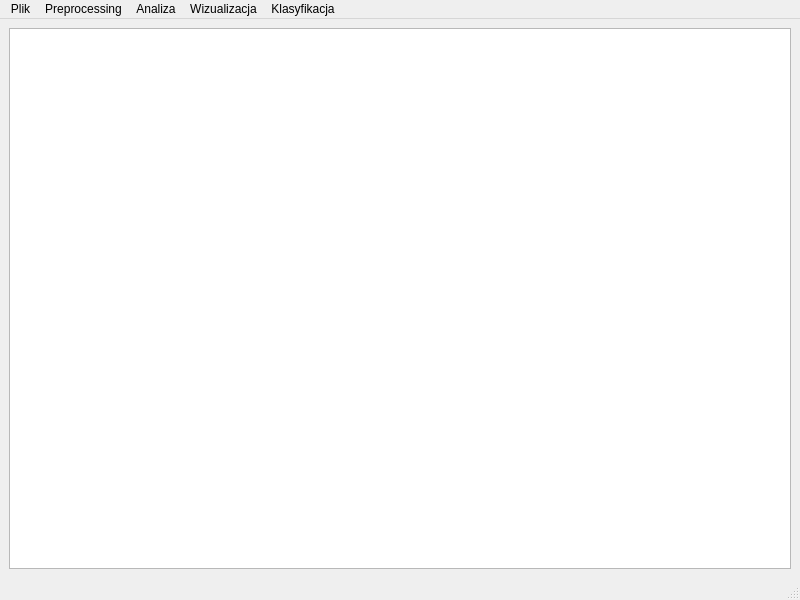
<?xml version="1.0" encoding="UTF-8"?>
<ui version="4.0">
 <class>MainWindow</class>
 <widget class="QMainWindow" name="MainWindow">
  <property name="geometry">
   <rect>
    <x>0</x>
    <y>0</y>
    <width>800</width>
    <height>600</height>
   </rect>
  </property>
  <property name="windowTitle">
   <string>Data Classification</string>
  </property>
  <widget class="QWidget" name="centralwidget">
   <layout class="QHBoxLayout" name="horizontalLayout_2">
    <item>
     <widget class="QTableView" name="tableView">
      <property name="frameShadow">
       <enum>QFrame::Raised</enum>
      </property>
     </widget>
    </item>
   </layout>
  </widget>
  <widget class="QMenuBar" name="menubar">
   <property name="geometry">
    <rect>
     <x>0</x>
     <y>0</y>
     <width>800</width>
     <height>22</height>
    </rect>
   </property>
   <widget class="QMenu" name="menuPlik">
    <property name="title">
     <string>Plik</string>
    </property>
    <addaction name="actionOpenFile"/>
    <addaction name="actionSaveAs"/>
   </widget>
   <widget class="QMenu" name="menuDane">
    <property name="title">
     <string>Preprocessing</string>
    </property>
    <addaction name="actionTextToNumbers"/>
    <addaction name="actionDiscretize"/>
    <addaction name="actionNormalize"/>
    <addaction name="actionScale"/>
    <addaction name="actionRemove"/>
    <addaction name="separator"/>
    <addaction name="actionNormalizeAll"/>
    <addaction name="actionClusterAnalysis"/>
   </widget>
   <widget class="QMenu" name="menuWizualizacja">
    <property name="title">
     <string>Wizualizacja</string>
    </property>
    <addaction name="action2DChart"/>
    <addaction name="action3DChart"/>
    <addaction name="actionHistogram"/>
    <addaction name="actionHyperplanesChart"/>
   </widget>
   <widget class="QMenu" name="menuKlasyfikacja">
    <property name="title">
     <string>Klasyfikacja</string>
    </property>
    <widget class="QMenu" name="menuTestuj_klasyfikacj">
     <property name="title">
      <string>Testuj klasyfikację</string>
     </property>
     <addaction name="actionTestKNNMethod"/>
     <addaction name="actionTestHyperplanesMethod"/>
    </widget>
    <widget class="QMenu" name="menuTestuj_wp_yw_parametr_w">
     <property name="title">
      <string>Testuj wpływ parametrów</string>
     </property>
     <addaction name="actionTestKNNParameters"/>
    </widget>
    <widget class="QMenu" name="menuMetoda_KNN">
     <property name="title">
      <string>Metoda KNN</string>
     </property>
     <addaction name="actionKNNMethodCreate"/>
     <addaction name="actionKNNMethodLoad"/>
    </widget>
    <widget class="QMenu" name="menuMetoda_hiperp_aszczyzn">
     <property name="title">
      <string>Metoda hiperpłaszczyzn</string>
     </property>
     <addaction name="actionHyperplaneMethodCreate"/>
     <addaction name="actionHyperplaneMethodLoad"/>
    </widget>
    <addaction name="menuMetoda_KNN"/>
    <addaction name="menuMetoda_hiperp_aszczyzn"/>
    <addaction name="separator"/>
    <addaction name="menuTestuj_klasyfikacj"/>
    <addaction name="menuTestuj_wp_yw_parametr_w"/>
   </widget>
   <widget class="QMenu" name="menuAnaliza">
    <property name="title">
     <string>Analiza</string>
    </property>
    <addaction name="actionHighlightEndValues"/>
    <addaction name="actionCompareColumns"/>
   </widget>
   <addaction name="menuPlik"/>
   <addaction name="menuDane"/>
   <addaction name="menuAnaliza"/>
   <addaction name="menuWizualizacja"/>
   <addaction name="menuKlasyfikacja"/>
  </widget>
  <widget class="QStatusBar" name="statusbar"/>
  <action name="actionOpenFile">
   <property name="text">
    <string>Otwórz...</string>
   </property>
  </action>
  <action name="actionSaveAs">
   <property name="text">
    <string>Zapisz jako...</string>
   </property>
  </action>
  <action name="action2DChart">
   <property name="text">
    <string>Wykres 2D</string>
   </property>
  </action>
  <action name="action3DChart">
   <property name="text">
    <string>Wykres 3D</string>
   </property>
  </action>
  <action name="actionHistogram">
   <property name="text">
    <string>Histogram</string>
   </property>
  </action>
  <action name="actionDiscretize">
   <property name="text">
    <string>Dyskretyzuj</string>
   </property>
  </action>
  <action name="actionNormalize">
   <property name="text">
    <string>Normalizuj</string>
   </property>
  </action>
  <action name="actionTextToNumbers">
   <property name="text">
    <string>Zamień wartości tekstowe na numeryczne</string>
   </property>
  </action>
  <action name="actionScale">
   <property name="text">
    <string>Skaluj</string>
   </property>
  </action>
  <action name="actionHighlightEndValues">
   <property name="text">
    <string>Podświetl wartości końcowe</string>
   </property>
  </action>
  <action name="actionTestowanie_klasyfikacji">
   <property name="text">
    <string>Testowanie klasyfikacji</string>
   </property>
  </action>
  <action name="actionTestKNNMethod">
   <property name="text">
    <string>Metoda KNN</string>
   </property>
  </action>
  <action name="actionRemove">
   <property name="text">
    <string>Usuń zaznaczone kolumny</string>
   </property>
  </action>
  <action name="actionTestKNNParameters">
   <property name="text">
    <string>Metoda KNN</string>
   </property>
  </action>
  <action name="actionNormalizeAll">
   <property name="text">
    <string>Normalizuj wszystko</string>
   </property>
  </action>
  <action name="actionHyperplanesChart">
   <property name="text">
    <string>Hiperpłaszczyzny</string>
   </property>
  </action>
  <action name="actionTestHyperplanesMethod">
   <property name="text">
    <string>Metoda hiperpłaszczyzn</string>
   </property>
  </action>
  <action name="actionKNNMethodCreate">
   <property name="text">
    <string>Utwórz nowy obiekt</string>
   </property>
  </action>
  <action name="actionKNNMethodLoad">
   <property name="text">
    <string>Załaduj nowy obiekt</string>
   </property>
  </action>
  <action name="actionHyperplaneMethodCreate">
   <property name="text">
    <string>Utwórz nowy obiekt</string>
   </property>
  </action>
  <action name="actionHyperplaneMethodLoad">
   <property name="text">
    <string>Załaduj nowy obiekt</string>
   </property>
  </action>
  <action name="actionClusterAnalysis">
   <property name="text">
    <string>Analiza skupień</string>
   </property>
  </action>
  <action name="actionCompareColumns">
   <property name="text">
    <string>Porównaj kolumny</string>
   </property>
  </action>
 </widget>
 <resources/>
 <connections>
  <connection>
   <sender>actionOpenFile</sender>
   <signal>triggered()</signal>
   <receiver>MainWindow</receiver>
   <slot>open_file()</slot>
   <hints>
    <hint type="sourcelabel">
     <x>-1</x>
     <y>-1</y>
    </hint>
    <hint type="destinationlabel">
     <x>399</x>
     <y>299</y>
    </hint>
   </hints>
  </connection>
  <connection>
   <sender>actionTextToNumbers</sender>
   <signal>triggered()</signal>
   <receiver>MainWindow</receiver>
   <slot>text_to_numbers()</slot>
   <hints>
    <hint type="sourcelabel">
     <x>-1</x>
     <y>-1</y>
    </hint>
    <hint type="destinationlabel">
     <x>399</x>
     <y>299</y>
    </hint>
   </hints>
  </connection>
  <connection>
   <sender>actionDiscretize</sender>
   <signal>triggered()</signal>
   <receiver>MainWindow</receiver>
   <slot>discretize()</slot>
   <hints>
    <hint type="sourcelabel">
     <x>-1</x>
     <y>-1</y>
    </hint>
    <hint type="destinationlabel">
     <x>399</x>
     <y>299</y>
    </hint>
   </hints>
  </connection>
  <connection>
   <sender>actionNormalize</sender>
   <signal>triggered()</signal>
   <receiver>MainWindow</receiver>
   <slot>normalize()</slot>
   <hints>
    <hint type="sourcelabel">
     <x>-1</x>
     <y>-1</y>
    </hint>
    <hint type="destinationlabel">
     <x>399</x>
     <y>299</y>
    </hint>
   </hints>
  </connection>
  <connection>
   <sender>actionScale</sender>
   <signal>triggered()</signal>
   <receiver>MainWindow</receiver>
   <slot>scale()</slot>
   <hints>
    <hint type="sourcelabel">
     <x>-1</x>
     <y>-1</y>
    </hint>
    <hint type="destinationlabel">
     <x>399</x>
     <y>299</y>
    </hint>
   </hints>
  </connection>
  <connection>
   <sender>actionHighlightEndValues</sender>
   <signal>triggered()</signal>
   <receiver>MainWindow</receiver>
   <slot>highlight()</slot>
   <hints>
    <hint type="sourcelabel">
     <x>-1</x>
     <y>-1</y>
    </hint>
    <hint type="destinationlabel">
     <x>399</x>
     <y>299</y>
    </hint>
   </hints>
  </connection>
  <connection>
   <sender>action2DChart</sender>
   <signal>triggered()</signal>
   <receiver>MainWindow</receiver>
   <slot>show_chart2d()</slot>
   <hints>
    <hint type="sourcelabel">
     <x>-1</x>
     <y>-1</y>
    </hint>
    <hint type="destinationlabel">
     <x>399</x>
     <y>299</y>
    </hint>
   </hints>
  </connection>
  <connection>
   <sender>action3DChart</sender>
   <signal>triggered()</signal>
   <receiver>MainWindow</receiver>
   <slot>show_chart3d()</slot>
   <hints>
    <hint type="sourcelabel">
     <x>-1</x>
     <y>-1</y>
    </hint>
    <hint type="destinationlabel">
     <x>399</x>
     <y>299</y>
    </hint>
   </hints>
  </connection>
  <connection>
   <sender>actionHistogram</sender>
   <signal>triggered()</signal>
   <receiver>MainWindow</receiver>
   <slot>show_histogram()</slot>
   <hints>
    <hint type="sourcelabel">
     <x>-1</x>
     <y>-1</y>
    </hint>
    <hint type="destinationlabel">
     <x>399</x>
     <y>299</y>
    </hint>
   </hints>
  </connection>
  <connection>
   <sender>actionSaveAs</sender>
   <signal>triggered()</signal>
   <receiver>MainWindow</receiver>
   <slot>save_file()</slot>
   <hints>
    <hint type="sourcelabel">
     <x>-1</x>
     <y>-1</y>
    </hint>
    <hint type="destinationlabel">
     <x>399</x>
     <y>299</y>
    </hint>
   </hints>
  </connection>
  <connection>
   <sender>actionKNNMethodCreate</sender>
   <signal>triggered()</signal>
   <receiver>MainWindow</receiver>
   <slot>classify_knn_method_create()</slot>
   <hints>
    <hint type="sourcelabel">
     <x>-1</x>
     <y>-1</y>
    </hint>
    <hint type="destinationlabel">
     <x>399</x>
     <y>299</y>
    </hint>
   </hints>
  </connection>
  <connection>
   <sender>actionTestKNNMethod</sender>
   <signal>triggered()</signal>
   <receiver>MainWindow</receiver>
   <slot>test_knn_method()</slot>
   <hints>
    <hint type="sourcelabel">
     <x>-1</x>
     <y>-1</y>
    </hint>
    <hint type="destinationlabel">
     <x>399</x>
     <y>299</y>
    </hint>
   </hints>
  </connection>
  <connection>
   <sender>actionRemove</sender>
   <signal>triggered()</signal>
   <receiver>MainWindow</receiver>
   <slot>remove()</slot>
   <hints>
    <hint type="sourcelabel">
     <x>-1</x>
     <y>-1</y>
    </hint>
    <hint type="destinationlabel">
     <x>399</x>
     <y>299</y>
    </hint>
   </hints>
  </connection>
  <connection>
   <sender>actionTestKNNParameters</sender>
   <signal>triggered()</signal>
   <receiver>MainWindow</receiver>
   <slot>test_knn_parameters()</slot>
   <hints>
    <hint type="sourcelabel">
     <x>-1</x>
     <y>-1</y>
    </hint>
    <hint type="destinationlabel">
     <x>399</x>
     <y>299</y>
    </hint>
   </hints>
  </connection>
  <connection>
   <sender>actionNormalizeAll</sender>
   <signal>triggered()</signal>
   <receiver>MainWindow</receiver>
   <slot>normalize_all()</slot>
   <hints>
    <hint type="sourcelabel">
     <x>-1</x>
     <y>-1</y>
    </hint>
    <hint type="destinationlabel">
     <x>399</x>
     <y>299</y>
    </hint>
   </hints>
  </connection>
  <connection>
   <sender>actionHyperplanesChart</sender>
   <signal>triggered()</signal>
   <receiver>MainWindow</receiver>
   <slot>show_chart2d_hyperplanes()</slot>
   <hints>
    <hint type="sourcelabel">
     <x>-1</x>
     <y>-1</y>
    </hint>
    <hint type="destinationlabel">
     <x>399</x>
     <y>299</y>
    </hint>
   </hints>
  </connection>
  <connection>
   <sender>actionHyperplaneMethodCreate</sender>
   <signal>triggered()</signal>
   <receiver>MainWindow</receiver>
   <slot>classify_hyperplane_method_create()</slot>
   <hints>
    <hint type="sourcelabel">
     <x>-1</x>
     <y>-1</y>
    </hint>
    <hint type="destinationlabel">
     <x>399</x>
     <y>299</y>
    </hint>
   </hints>
  </connection>
  <connection>
   <sender>actionTestHyperplanesMethod</sender>
   <signal>triggered()</signal>
   <receiver>MainWindow</receiver>
   <slot>test_hyperplane_method()</slot>
   <hints>
    <hint type="sourcelabel">
     <x>-1</x>
     <y>-1</y>
    </hint>
    <hint type="destinationlabel">
     <x>399</x>
     <y>299</y>
    </hint>
   </hints>
  </connection>
  <connection>
   <sender>actionKNNMethodLoad</sender>
   <signal>triggered()</signal>
   <receiver>MainWindow</receiver>
   <slot>classify_knn_method_load()</slot>
   <hints>
    <hint type="sourcelabel">
     <x>-1</x>
     <y>-1</y>
    </hint>
    <hint type="destinationlabel">
     <x>399</x>
     <y>299</y>
    </hint>
   </hints>
  </connection>
  <connection>
   <sender>actionHyperplaneMethodLoad</sender>
   <signal>triggered()</signal>
   <receiver>MainWindow</receiver>
   <slot>classify_hyperplane_method_load()</slot>
   <hints>
    <hint type="sourcelabel">
     <x>-1</x>
     <y>-1</y>
    </hint>
    <hint type="destinationlabel">
     <x>399</x>
     <y>299</y>
    </hint>
   </hints>
  </connection>
  <connection>
   <sender>actionClusterAnalysis</sender>
   <signal>triggered()</signal>
   <receiver>MainWindow</receiver>
   <slot>cluster_analysis()</slot>
   <hints>
    <hint type="sourcelabel">
     <x>-1</x>
     <y>-1</y>
    </hint>
    <hint type="destinationlabel">
     <x>399</x>
     <y>299</y>
    </hint>
   </hints>
  </connection>
  <connection>
   <sender>actionCompareColumns</sender>
   <signal>triggered()</signal>
   <receiver>MainWindow</receiver>
   <slot>compare_columns()</slot>
   <hints>
    <hint type="sourcelabel">
     <x>-1</x>
     <y>-1</y>
    </hint>
    <hint type="destinationlabel">
     <x>399</x>
     <y>299</y>
    </hint>
   </hints>
  </connection>
 </connections>
</ui>
